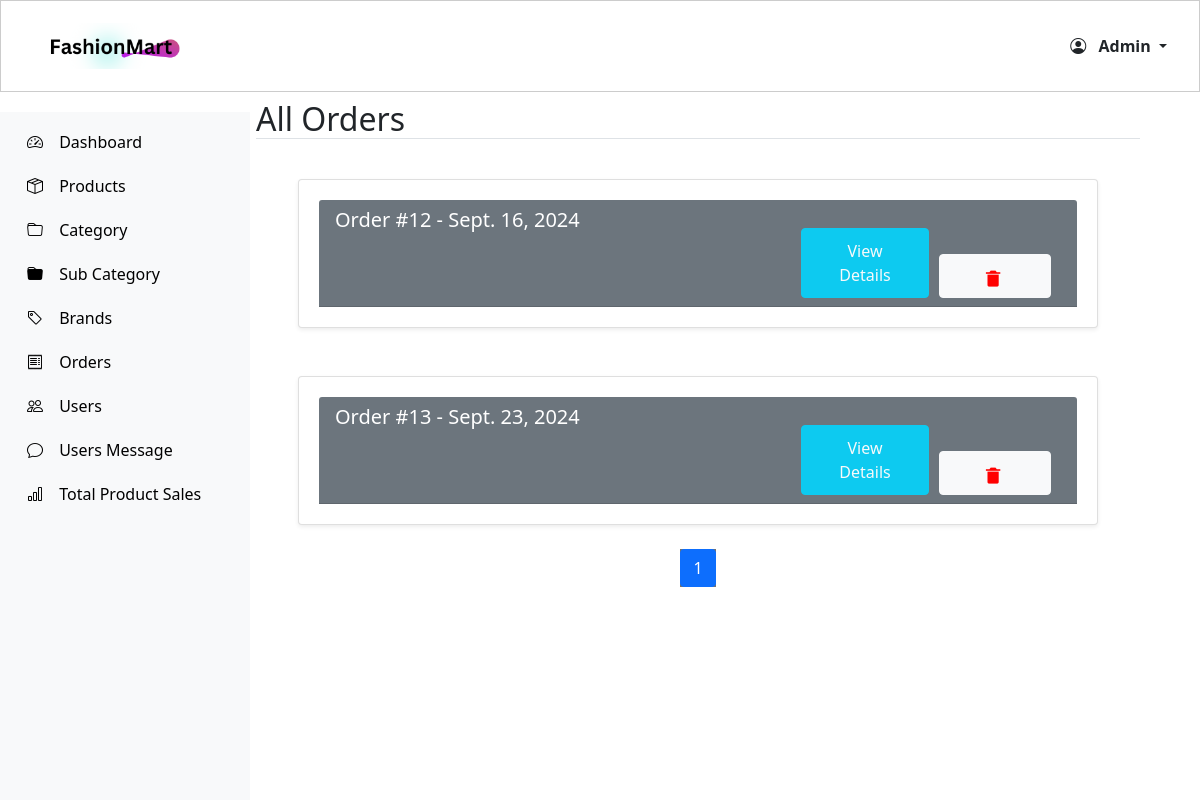
The page /adminDashboard/orders/ on the database as committed earlier.
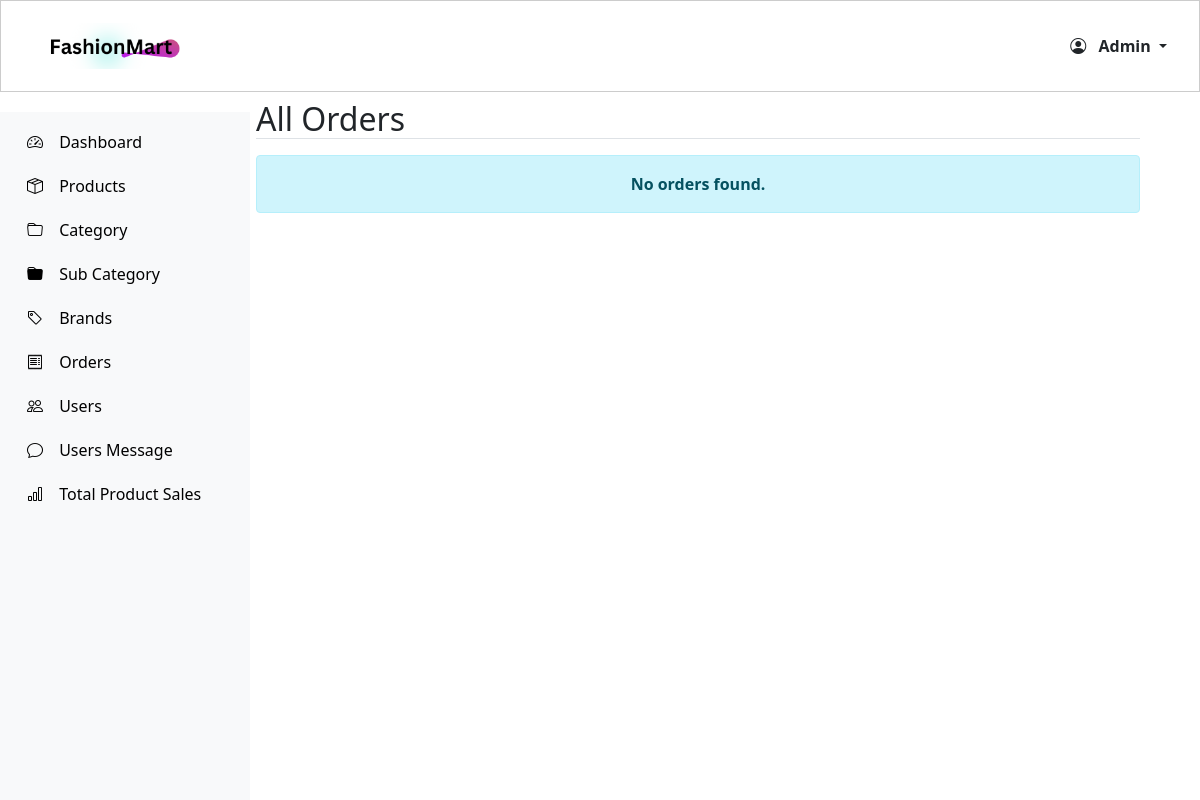
The same page on the database as committed later.
### myeSite/models.py (models this page shows)
class UserOrder(models.Model):
    user = models.ForeignKey(User, on_delete=models.CASCADE)
    shipping_add = models.CharField(max_length=100, default="drn")
    shipping_city = models.CharField(max_length=100, default="drn")
    fullname_ship = models.CharField(max_length=100, default="ram")
    shipping_option = models.CharField(max_length=100, default="standard")
    billing_add = models.CharField(max_length=100, default="brt")
    billing_city = models.CharField(max_length=100, default="brt")
    fullname_bill = models.CharField(max_length=100, default="shyam")
    contact_number = models.CharField(max_length=14, blank=False, null=False, default="9898989898")  # Add contact_number field
    order_date = models.DateField(default=datetime.datetime.today)
    total_amount = models.DecimalField(max_digits=10, decimal_places=2, default=0.00)

### myeSite/views.py (the view)
# urls.py: path('adminDashboard/orders/', views.Orders, name='orders'),
def Orders(request):
    orders = UserOrder.objects.all().prefetch_related('items__product')
    paginator = Paginator(orders, 3)  # Show 10 orders per page
    page_number = request.GET.get('page')
    page_obj = paginator.get_page(page_number)
    context = {
        'orders': page_obj,
    }
    return render(request, 'myeSite/admin/orders.html', context)

### myeSite/context_processors.py (called while the page is built)
def categories_processor(request):
    categories = Category.objects.all().prefetch_related('subcategories')
    return {'categories': categories}

def wishlist_item_count(request):
    if request.user.is_authenticated:
        wishlist_item_count = Wishlist.objects.filter(user=request.user).count()
    else:
        wishlist_item_count = 0
    return {'wishlist_item_count': wishlist_item_count}

### myeSite/templates/myeSite/admin/orders.html (shortened to what this page needs)
{% extends "myeSite/admin/base.html" %}
{% load static %}
{% block content %}
<div class="container-fluid mt-2 mb-0">
    <h2 class="text-start border-bottom mb-3">All Orders</h2>
    {% if orders %}
        {% for order in orders %}
        <div class="main d-flex align-items-center justify-content-between">
            <div class="card mb-4 mt-4 shadow-sm card-custom-width">
                <div class="card-header bg-secondary text-white d-flex justify-content-between">
                    <div>
                        <h5>Order #{{ order.id }} - {{ order.order_date }}</h5>
                    </div>
                    <div class="buttons d-flex align-items-end justify-content-center">
                        <button class="btn btn-info text-light" style="width:8rem; height:auto;" type="button" data-bs-toggle="modal" data-bs-target="#orderDetailsModal{{ order.id }}">
                            View Details
                        </button>
                        <div>
                            <form action="{% url 'delete_order' order.id %}" method="POST">
                                <button type="submit" class="btn btn-light" style="height:2.8rem;"><i class='bx bxs-trash-alt' style="color:red; font-size:1.2rem;"></i></button>
                            </form>
                        </div>
                    </div>
                </div>
            </div>
        </div>
        {% endfor %}
         <nav aria-label="Page navigation">
            <ul class="pagination justify-content-center">
                {% for num in orders.paginator.page_range %}
                    {% if orders.number == num %}
                    <li class="page-item active" aria-current="page"><span class="page-link">{{ num }}<span class="sr-only">(current)</span></span></li>
                    {% else %}
                    <li class="page-item"><a class="page-link" href="?page={{ num }}">{{ num }}</a></li>
                    {% endif %}
                {% endfor %}
            </ul>
        </nav>
    {% else %}
        <div class="alert alert-info text-center">
            <strong>No orders found.</strong>
        </div>
    {% endif %}
</div>
{% endblock %}

Rows that differ between the two databases and show on the page:
removed UserOrder: id "12", order_date "Sept. 16, 2024"
removed UserOrder: id "13", order_date "Sept. 23, 2024"
Other text that changed with them:
text now shown: "No orders found."
list line gone: "1"
